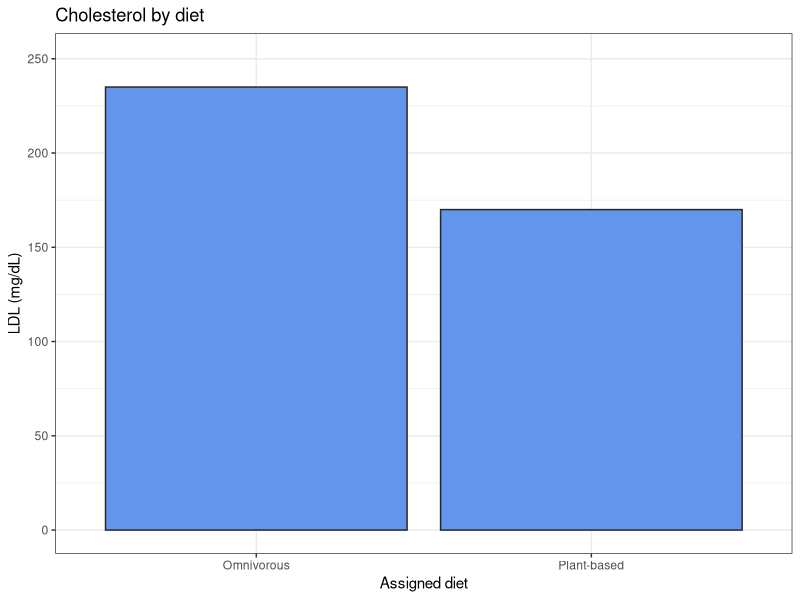
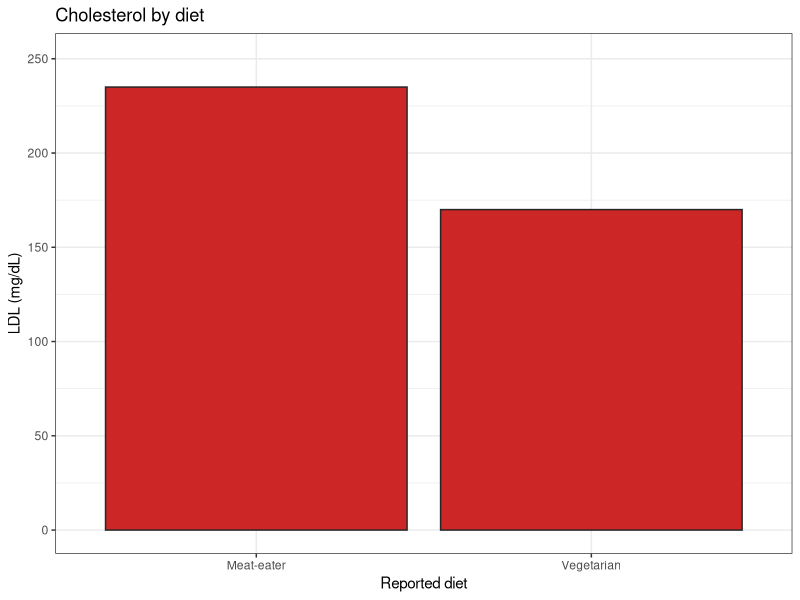

Write the R code that produced these figures, in order.
## ---- chunk 1
options(htmltools.dir.version = FALSE)
knitr::opts_chunk$set(
  message=FALSE, warning=FALSE, echo = FALSE, 
  fig.width=3, fig.height=2, fig.align = 'center'
)
## ---- chunk 2
library(tidyverse)
library(magrittr)
## ---- chunk 3
  df = tribble(~x, ~y,
               "Plant-based", 170,
               "Omnivorous", 235)

  ggplot(df, aes(x,y)) + 
    geom_col(fill = 'cornflowerblue',color = 'gray15') +
    scale_y_continuous(
      breaks = seq(0,250,50),
    ) +
    coord_cartesian(ylim = c(0,251)) +
    labs(
      x = "Assigned diet",
      y = "LDL (mg/dL)",
      title = "Cholesterol by diet"
    ) +
    theme_bw()
## ---- chunk 4
  df = tribble(~x, ~y,
               "Vegetarian", 170,
               "Meat-eater", 235)

  ggplot(df, aes(x,y)) + 
    geom_col(fill = 'firebrick3',color = 'gray15') +
    scale_y_continuous(
      breaks = seq(0,250,50),
    ) +
    coord_cartesian(ylim = c(0,251)) +
    labs(
      x = "Reported diet",
      y = "LDL (mg/dL)",
      title = "Cholesterol by diet"
    ) +
    theme_bw()
